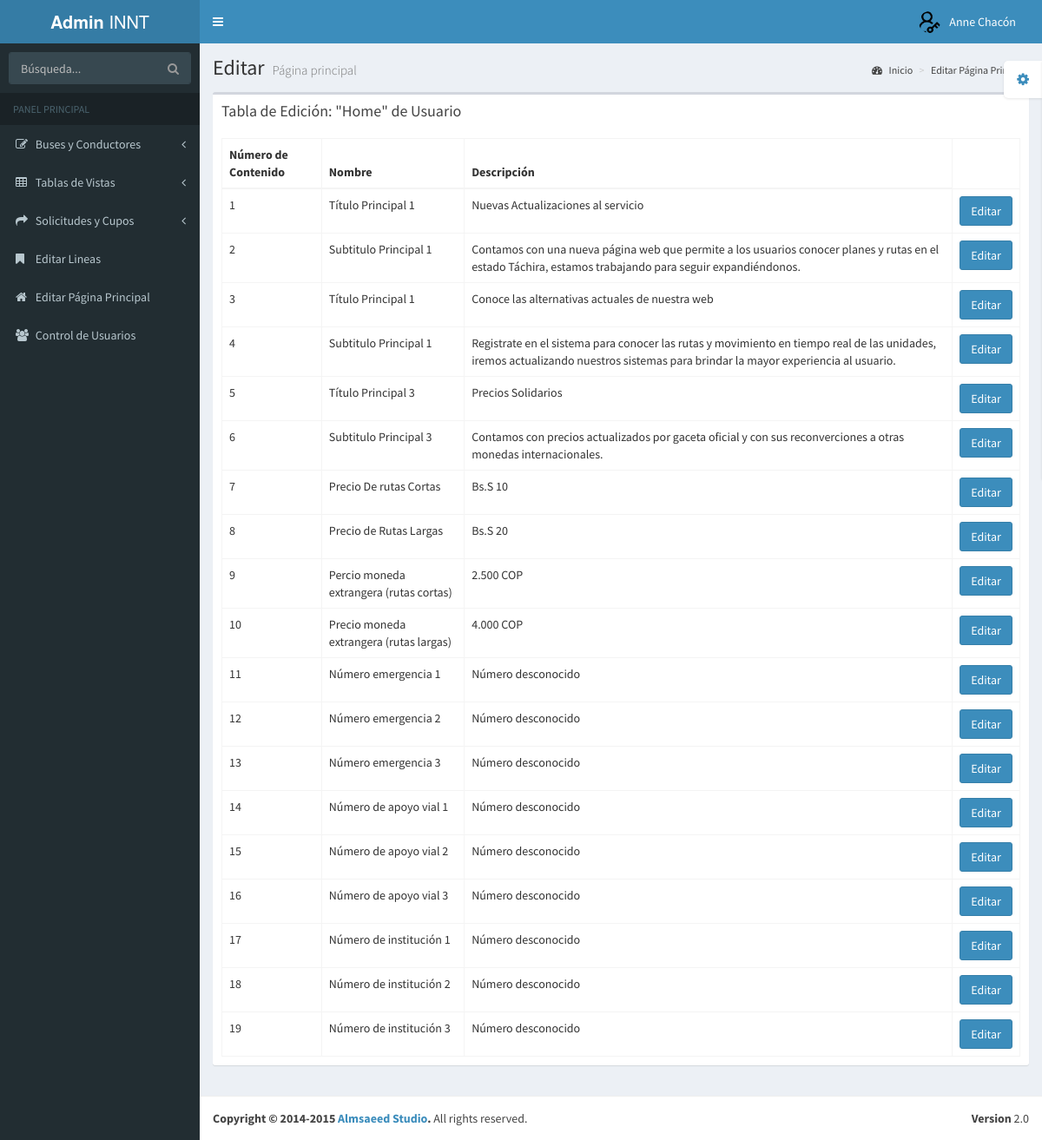
/Proyecto-INTT/pages/editar_home.php (signed in), run on the app's committed database.
### tables this page shows
CREATE TABLE `users` (
  `id` int(11) NOT NULL,
  `username` varchar(50) NOT NULL COMMENT 'Nickname de Usuario',
  `email` varchar(200) NOT NULL COMMENT 'Correos',
  `password` varchar(200) NOT NULL COMMENT 'Contraseñas',
  `usrest` int(11) NOT NULL DEFAULT 1 COMMENT 'Estatus de Permiso'
);

CREATE TABLE `tdicon` (
  `conide` int(3) NOT NULL COMMENT 'Clave única de contenido',
  `connom` varchar(250) DEFAULT NULL COMMENT 'Nombre del texto dinámico',
  `conexp` varchar(250) NOT NULL COMMENT 'Nombre Explicado de Campo',
  `condes` varchar(250) DEFAULT NULL COMMENT 'Descripción del contenido'
);

### Proyecto-INTT/pages/editar_home.php (the view, shortened to what this page needs)
<?php
require '../database.php';
  if (isset($_SESSION['user_id'])) {
    $userId = $_SESSION['user_id'];
    $query = "SELECT id, username FROM users WHERE id = :id";
    $stmt = $conn->prepare($query);
    $stmt->bindParam(':id', $userId);
    $stmt->execute();
    if ($stmt->rowCount() > 0) {
        $user = $stmt->fetch(PDO::FETCH_ASSOC);
        $username = $user['username'];
    } else {
        $username = "Usuario Desconocido";
    }
    } else {
        $username = "Usuario Desconocido";
    }
   $query = "SELECT * FROM tdicon";
   $result = $conn->query($query);
?>
<!DOCTYPE html>
<html>
  <head>
    <link href="../bootstrap/css/bootstrap.min.css" rel="stylesheet" type="text/css" />
    <link href="https://maxcdn.bootstrapcdn.com/font-awesome/4.3.0/css/font-awesome.min.css" rel="stylesheet" type="text/css" />
    <link href="http://code.ionicframework.com/ionicons/2.0.0/css/ionicons.min.css" rel="stylesheet" type="text/css" />
    <link href="../plugins/morris/morris.css" rel="stylesheet" type="text/css" />
    <link href="../plugins/jvectormap/jquery-jvectormap-1.2.2.css" rel="stylesheet" type="text/css" />
    <link href="../plugins/daterangepicker/daterangepicker-bs3.css" rel="stylesheet" type="text/css" />
    <link href="../dist/css/AdminLTE.min.css" rel="stylesheet" type="text/css" />
    <link href="../dist/css/skins/_all-skins.min.css" rel="stylesheet" type="text/css" />
  </head>
  <body class="skin-blue">
    <div class="wrapper">
      <header class="main-header">
        <a href="../user_adminpage.php" class="logo"><b>Admin</b> INNT</a>
        <nav class="navbar navbar-static-top" role="navigation">
          <a href="#" class="sidebar-toggle" data-toggle="offcanvas" role="button">
          </a>
          <div class="navbar-custom-menu">
            <ul class="nav navbar-nav">
              <li class="dropdown user user-menu">
                <a href="#" class="dropdown-toggle" data-toggle="dropdown">
                  <img src="../dist/img/user2-160x160.png" class="user-image" alt="User Image"/>
                  <span class="hidden-xs"><?php echo $username; ?></span>
                </a>
              </li>
            </ul>
          </div>
        </nav>
      </header>
      <aside class="main-sidebar">
        <section class="sidebar">
          <form action="#" method="get" class="sidebar-form">
            <div class="input-group">
              <input type="text" name="q" class="form-control" placeholder="Búsqueda..."/>
              <span class="input-group-btn">
                <button type='submit' name='search' id='search-btn' class="btn btn-flat"><i class="fa fa-search"></i></button>
              </span>
            </div>
          </form>
          <ul class="sidebar-menu">
            <li class="header">PANEL PRINCIPAL</li>
            <li class="treeview">
              <a href="#">
                <i class="fa fa-edit"></i> <span>Buses y Conductores</span>
                <i class="fa fa-angle-left pull-right"></i>
              </a>
            </li>
            <li class="treeview">
              <a href="#">
                <i class="fa fa-table"></i> <span>Tablas de Vistas</span>
                <i class="fa fa-angle-left pull-right"></i>
              </a>
            </li>
            <li class="treeview">
              <a href="#">
                <i class="fa fa-share"></i> <span>Solicitudes y Cupos</span>
                <i class="fa fa-angle-left pull-right"></i>
              </a>
            </li>
            <li><a href="editar_lineas.php"><i class="fa fa-bookmark"></i> Editar Lineas</a></li>
            <li><a href="editar_home.php"><i class="fa fa-home"></i> Editar Página Principal</a></li>
            <li><a href="asignar_usuarios.php"><i class="fa fa-users"></i> Control de Usuarios</a></li>
          </ul>
        </section>
      </aside>
      <div class="content-wrapper">
        <section class="content-header">
          <h1>
            Editar
            <small>Página principal</small>
          </h1>
          <ol class="breadcrumb">
            <li><a href="../user_adminpage.php"><i class="fa fa-dashboard"></i> Inicio</a></li>
            <li><a href="#">Editar Página Principal</a></li>
          </ol>
        </section>
                <section class="content">
                  <div class="row">
                    <div class="col-xs-12">
                      <div class="box">
                        <div class="box-header">
                          <h3 class="box-title">Tabla de Edición: "Home" de Usuario</h3>
                        </div>
                        <div class="box-body">
                          <table id="example2" class="table table-bordered table-hover">
                          <thead>
                              <tr>
                                <th>Número de Contenido</th>
                                <th>Nombre</th>
                                <th>Descripción</th>
                              </tr>
                            </thead>
                            <tbody>
                              <?php
                              while ($row = $result->fetch(PDO::FETCH_ASSOC)) {
                                echo "<tr>";
                                echo "<td>{$row['conide']}</td>";
                                echo "<td>{$row['conexp']}</td>";
                                echo "<td>{$row['condes']}</td>";
                                echo "<td><button class='btn btn-primary editar-btn' data-toggle='modal' data-target='#editarModal' data-id='{$row['conide']}'>Editar</button></td>";
                                echo "</tr>";
                              }
                              ?>
                            </tbody>
                          </table>
                        </div>
                      </div>
                    </div>
                  </div>
                </section>
              </div>
              <footer class="main-footer">
                <div class="pull-right hidden-xs">
                  <b>Version</b> 2.0
                </div>
                <strong>Copyright &copy; 2014-2015 <a href="http://almsaeedstudio.com">Almsaeed Studio</a>.</strong> All rights reserved.
              </footer>
      </div>
  </body>
</html>

### data on the page
users: username "Anne Chacón"
tdicon: conide "1", conexp "Título Principal 1", condes "Nuevas Actualizaciones al servicio"
tdicon: conide "2", conexp "Subtitulo Principal 1", condes "Contamos con una nueva página web que permite a los usuarios conocer planes y rutas en el estado Táchira, estamos trabajando para seguir expandiéndonos."
tdicon: conide "3", conexp "Título Principal 1", condes "Conoce las alternativas actuales de nuestra web"
tdicon: conide "4", conexp "Subtitulo Principal 1", condes "Registrate en el sistema para conocer las rutas y movimiento en tiempo real de las unidades, iremos actualizando nuestros sistemas para brindar la mayor experiencia al usuario."
tdicon: conide "5", conexp "Título Principal 3", condes "Precios Solidarios"
tdicon: conide "6", conexp "Subtitulo Principal 3", condes "Contamos con precios actualizados por gaceta oficial y con sus reconverciones a otras monedas internacionales."
tdicon: conide "7", conexp "Precio De rutas Cortas", condes "Bs.S 10"
tdicon: conide "8", conexp "Precio de Rutas Largas", condes "Bs.S 20"
tdicon: conide "9", conexp "Percio moneda extrangera (rutas cortas)", condes "2.500 COP"
tdicon: conide "10", conexp "Precio moneda extrangera (rutas largas)", condes "4.000 COP"
tdicon: conide "11", conexp "Número emergencia 1", condes "Número desconocido"
tdicon: conide "12", conexp "Número emergencia 2", condes "Número desconocido"
tdicon: conide "13", conexp "Número emergencia 3", condes "Número desconocido"
tdicon: conide "14", conexp "Número de apoyo vial 1", condes "Número desconocido"
tdicon: conide "15", conexp "Número de apoyo vial 2", condes "Número desconocido"
tdicon: conide "16", conexp "Número de apoyo vial 3", condes "Número desconocido"
tdicon: conide "17", conexp "Número de institución 1", condes "Número desconocido"
tdicon: conide "18", conexp "Número de institución 2", condes "Número desconocido"
tdicon: conide "19", conexp "Número de institución 3", condes "Número desconocido"
